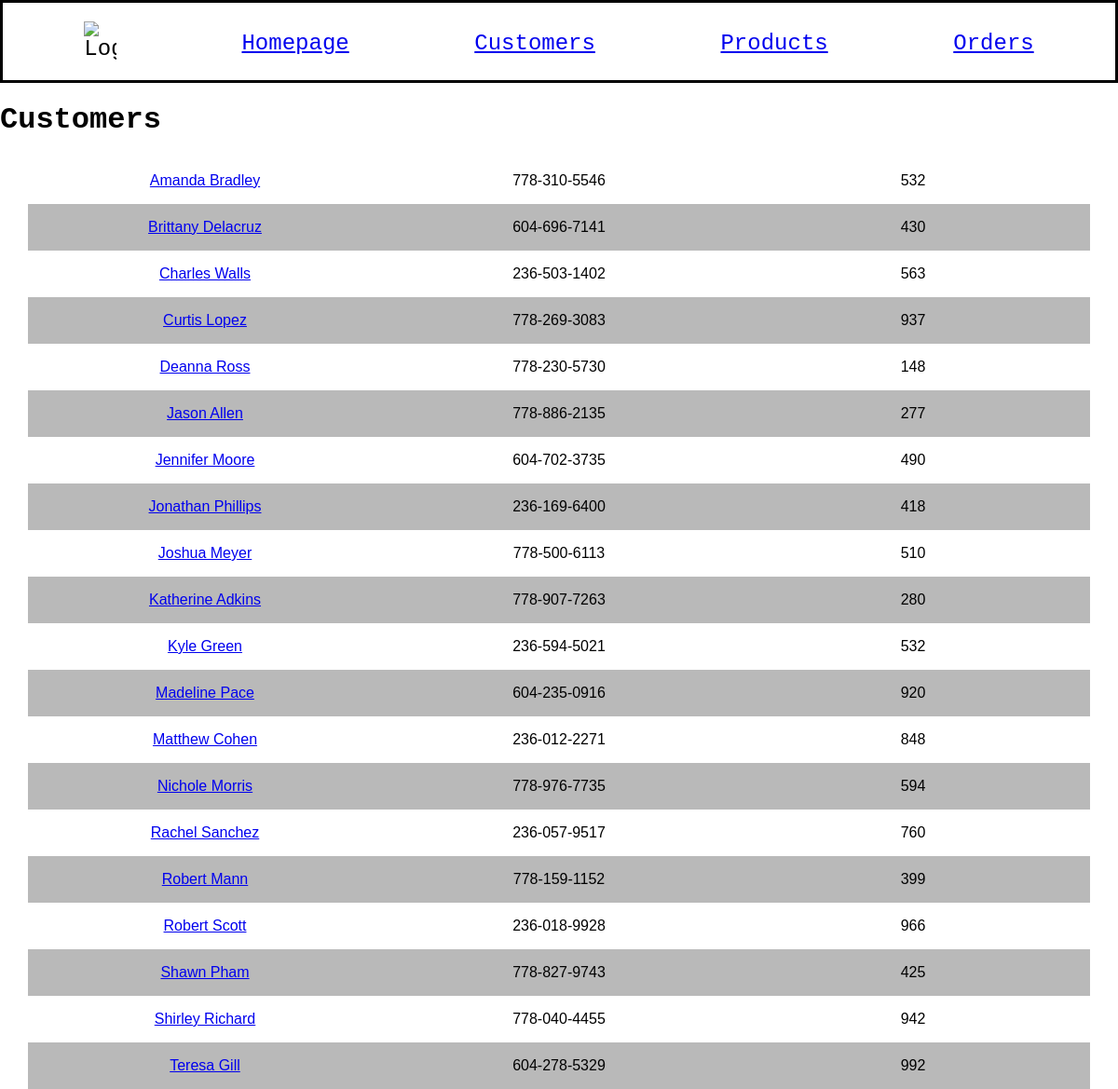
The page /customers on the database as committed earlier.
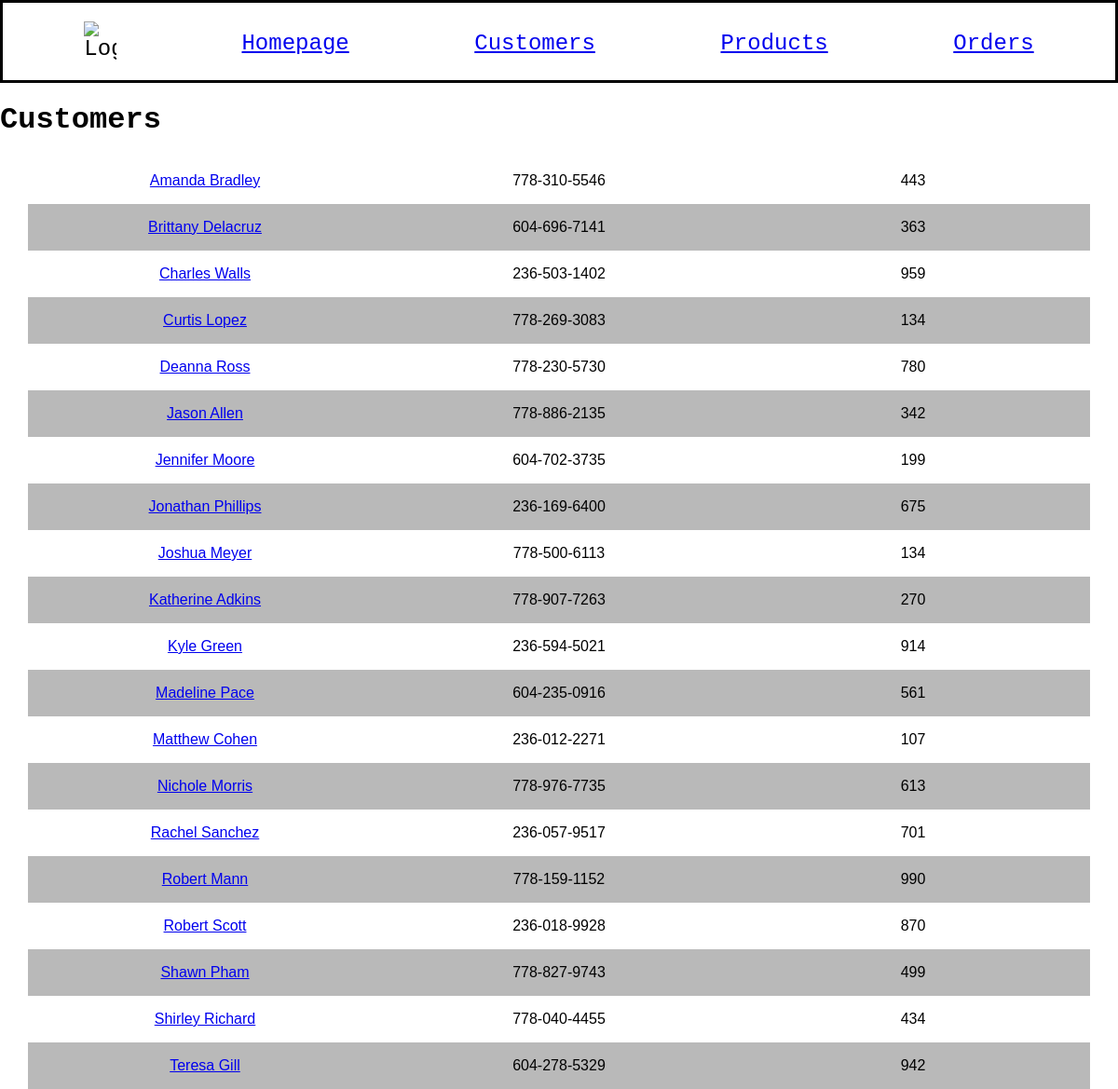
The same page on the database as committed later.
### models.py (models this page shows, shortened)
class Customer(db.Model):
    id = db.Column(db.Integer, primary_key=True)
    name = db.Column(db.String(200), nullable=False, unique=True)
    phone = db.Column(db.String(20), nullable=False, unique=True)
    balance = db.Column(db.Integer, nullable=False, default=0)
    orders = db.relationship('Order', backref='customer')

### app.py (the view)
@app.route("/customers")
def customers():
    statement = select(Customer).order_by(Customer.name)
    records = db.session.execute(statement)
    app_data = records.scalars()
    print(statement)
    return render_template("customers.html", customers=app_data)

### templates/customers.html
{% extends "base.html" %}
{% block content %}
<h1>Customers</h1>
{% for customer in customers %}
<div class="spreadsheet">
    <div>
        <a href="{{url_for('customer_detail', customer_id=customer.id)}}">{{ customer.name }}</a>
    </div>
    <div>
        <p class="info">{{ customer.phone }}</p>
    </div>
    <div>
        <p class="info">{{ customer.balance }}</p>
    </div>
</div>
{% endfor %}
{% endblock %}

Rows that differ between the two databases and show on the page:
changed Customer "Amanda Bradley": balance "532" → "443"
changed Customer "Brittany Delacruz": balance "430" → "363"
changed Customer "Charles Walls": balance "563" → "959"
changed Customer "Curtis Lopez": balance "937" → "134"
changed Customer "Deanna Ross": balance "148" → "780"
changed Customer "Jason Allen": balance "277" → "342"
changed Customer "Jennifer Moore": balance "490" → "199"
changed Customer "Jonathan Phillips": balance "418" → "675"
changed Customer "Joshua Meyer": balance "510" → "134"
changed Customer "Katherine Adkins": balance "280" → "270"
changed Customer "Kyle Green": balance "532" → "914"
changed Customer "Madeline Pace": balance "920" → "561"
changed Customer "Matthew Cohen": balance "848" → "107"
changed Customer "Nichole Morris": balance "594" → "613"
changed Customer "Rachel Sanchez": balance "760" → "701"
changed Customer "Robert Mann": balance "399" → "990"
changed Customer "Robert Scott": balance "966" → "870"
changed Customer "Shawn Pham": balance "425" → "499"
changed Customer "Shirley Richard": balance "942" → "434"
changed Customer "Teresa Gill": balance "992" → "942"
